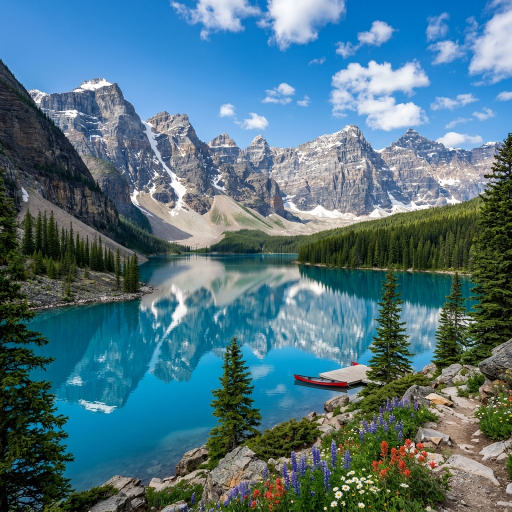
#> input picture test.png, 1024 x 1024 px (shown at 1/2 size)
$ python -i delaunay_processor.py   (imports and definitions only)
#> lines starting #> are read from the running program, lines starting #| are printed output that depends on the picture
import cv2
import numpy as np
from scipy.spatial import Delaunay
from sklearn.cluster import KMeans

class DelaunayProcessor:
    def __init__(self, image_path):
#> called with image_path = 'test.png'
        self.image = cv2.imread(image_path)
#> self.image is the input picture: shape (1024, 1024, 3); mean B, G, R 129.3, 115.9, 79.3
        if self.image is None:
            raise ValueError(f"Could not read image at {image_path}")
        self.h, self.w = self.image.shape[:2]
#> self.h = 1024; self.w = 1024
        self.points = []
        self.triangles = [] # List of (pts, color)

    def _get_seeds(self, k=15, b_dist=5, interior_density=0.001):
        """
        Implementation of the technical sampling pipeline:
        1. K-Means segmentation (optimized with adaptive downsampling)
        2. Noise reduction and boundary extraction
        3. Boundary-aware seed point sampling (b_dist)
        4. Random interior insertion
        """
#> called with k = 15, b_dist = 5, interior_density = 0.001
        # 1. Image segmentation via k-means clustering into k color-similar regions
        # Downsample for K-Means if the image is large to speed up processing and smooth out high-frequency noise
        max_dim = 512
        if max(self.h, self.w) > max_dim:
            scale = max_dim / max(self.h, self.w)
#> scale = 0.5
            small_img = cv2.resize(self.image, (0, 0), fx=scale, fy=scale, interpolation=cv2.INTER_AREA)
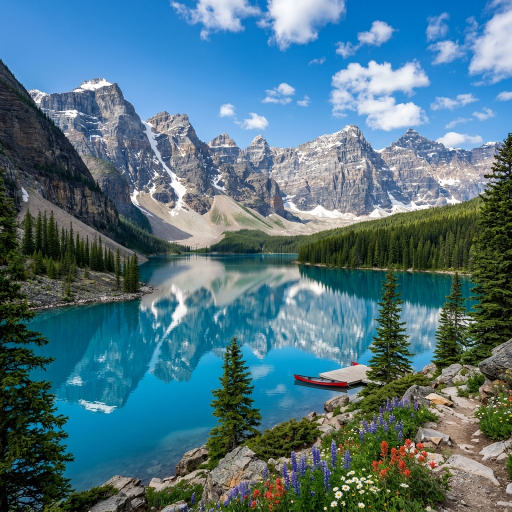
#> small_img: shape (512, 512, 3); mean B, G, R 129.4, 116, 79.4
        else:
            small_img = self.image

        pixels = small_img.reshape(-1, 3).astype(np.float32)

        # Use MiniBatchKMeans if available for ultra-fast clustering
        try:
            from sklearn.cluster import MiniBatchKMeans
            kmeans = MiniBatchKMeans(n_clusters=k, batch_size=2048, n_init=3, random_state=42)
        except ImportError:
            kmeans = KMeans(n_clusters=k, n_init=10, random_state=42)

        labels = kmeans.fit_predict(pixels)

        if max(self.h, self.w) > max_dim:
            small_segmented = labels.reshape(small_img.shape[0], small_img.shape[1]).astype(np.uint8)
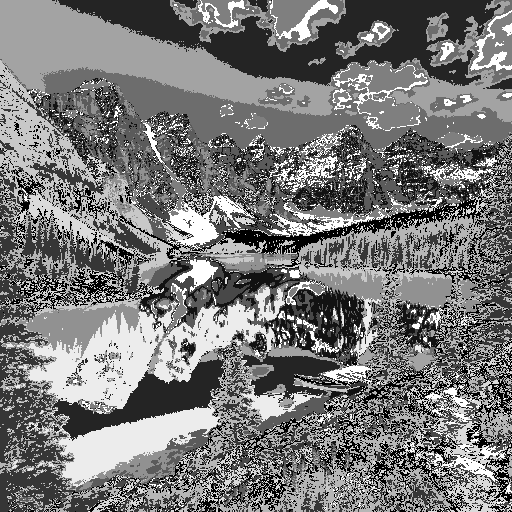
#> small_segmented: shape (512, 512); min 0, max 14, mean 6.64; drawn with min black and max white
            segmented = cv2.resize(small_segmented, (self.w, self.h), interpolation=cv2.INTER_NEAREST)
        else:
            segmented = labels.reshape(self.h, self.w).astype(np.uint8)

        # Apply a median blur to reduce pixel fragmentation and noise before edge detection
        segmented = cv2.medianBlur(segmented, 5)
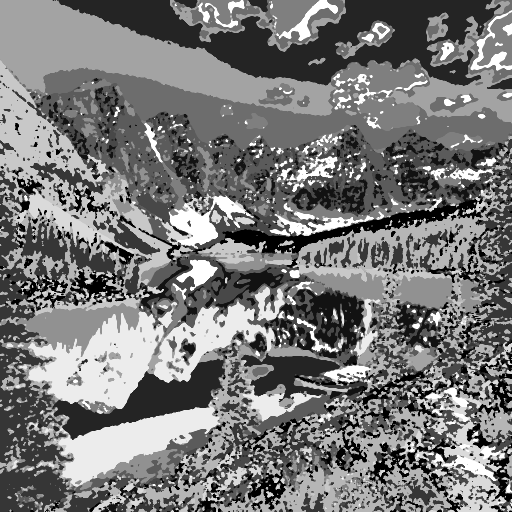
#> segmented: shape (1024, 1024) (shown at 1/2 size); min 0, max 14, mean 6.63; drawn with min black and max white

        # 2. Extract region boundaries
        # Use gradient or Canny on the segmented labels to find region boundaries
        edges = cv2.Canny(segmented, 0, 1) # Low thresholds because labels are distinct
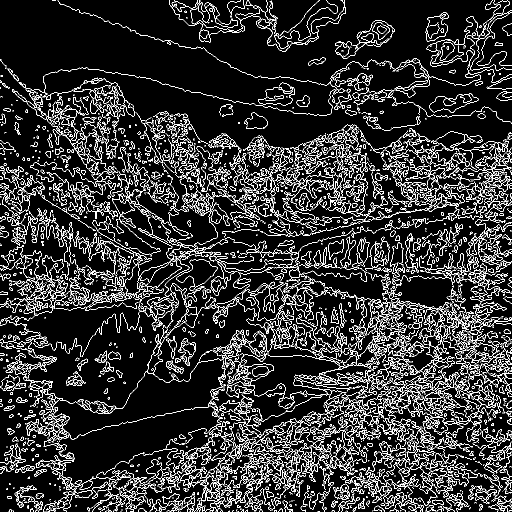
#> edges: shape (1024, 1024) (shown at 1/2 size); 12.2% white in thin lines or dots

        # 3. Boundary-aware seed point sampling (spaced by Bpointdist)
        y_idx, x_idx = np.where(edges > 0)
        boundary_points = np.column_stack((x_idx, y_idx))
#> boundary_points = 128405 pairs, first value 0 to 1023, second value 0 to 1023

        if len(boundary_points) > 0:
            indices = np.arange(0, len(boundary_points), b_dist)
            self.points.extend(boundary_points[indices].tolist())

        # 4. Interior random point insertion for equilateral triangles/coverage
        num_interior = int(self.w * self.h * interior_density)
#> num_interior = 1048
        interior_x = np.random.randint(0, self.w, num_interior)
        interior_y = np.random.randint(0, self.h, num_interior)
        self.points.extend(np.column_stack((interior_x, interior_y)).tolist())

        # Always include corners to ensure full image coverage
        self.points.extend([[0, 0], [0, self.h-1], [self.w-1, 0], [self.w-1, self.h-1]])

    def process(self, k=15, b_dist=5, interior_density=0.001):
        self.points = []
        self._get_seeds(k=k, b_dist=b_dist, interior_density=interior_density)

        # Remove duplicate points
        self.points = np.unique(self.points, axis=0)
#> self.points = 26709 pairs, first value 0 to 1023, second value 0 to 1023

        # Compute integral image for O(1) rectangular sum lookups
        integral_img = cv2.integral(self.image)
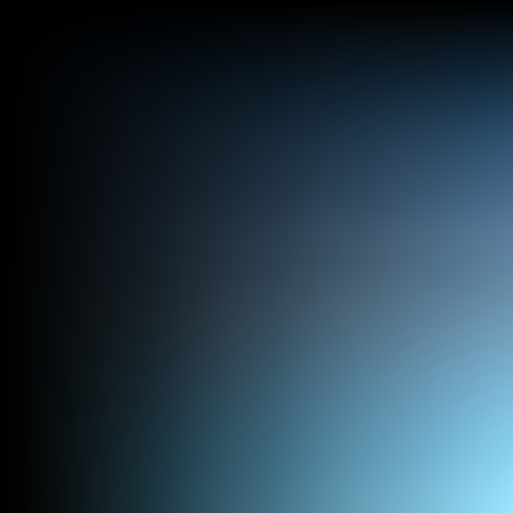
#> integral_img: shape (1025, 1025, 3) int32 (shown at 1/2 size); mean B, G, R 39033563.9, 31696030.4, 20543224.1; drawn with min black and max white

        # 6. Compute Delaunay Triangulation
        tri = Delaunay(self.points)

        self.triangles = []
        for simplex in tri.simplices:
            pts = self.points[simplex].astype(np.int32)

            # Find bounding box
            x_min, y_min = np.min(pts, axis=0)
            x_max, y_max = np.max(pts, axis=0)

            # Clamp boundaries
            x_min = max(0, int(x_min))
            y_min = max(0, int(y_min))
            x_max = min(self.w - 1, int(x_max))
            y_max = min(self.h - 1, int(y_max))

            w_roi = x_max - x_min + 1
            h_roi = y_max - y_min + 1

            if w_roi <= 0 or h_roi <= 0:
                cx = min(max(0, int(np.mean(pts[:, 0]))), self.w - 1)
                cy = min(max(0, int(np.mean(pts[:, 1]))), self.h - 1)
                mean_color = self.image[cy, cx].tolist()
            else:
                # O(1) bounding box sum using integral image
                # integral_img has shape (H+1, W+1, C)
                # The sum over rectangle [y_min, y_max] x [x_min, x_max] is:
                # I(y_max+1, x_max+1) + I(y_min, x_min) - I(y_max+1, x_min) - I(y_min, x_max+1)

                sum_color = (
                    integral_img[y_max + 1, x_max + 1]
                    + integral_img[y_min, x_min]
                    - integral_img[y_max + 1, x_min]
                    - integral_img[y_min, x_max + 1]
                )

                area = w_roi * h_roi
                mean_color = (sum_color / area).tolist()

                # Centroid fallback if the triangle covers 0 pixel centers
                if sum(mean_color) == 0:
                    cx = min(max(0, int(np.mean(pts[:, 0]))), self.w - 1)
                    cy = min(max(0, int(np.mean(pts[:, 1]))), self.h - 1)
                    mean_color = self.image[cy, cx].tolist()

            self.triangles.append((pts, mean_color))
#> this loop made 53352 passes
#> (simplex, pts, x_min, y_min, x_max, y_max, w_roi, h_roi) on passes 1 to 7: ([2713, 2423, 6030], [[116, 1], [105, 0], [274, 0]], 105, 0, 274, 1, 170, 2), ([4172, 2302, 3127], [[184, 1023], [99, 1023], [132, 1022]], 99, 1022, 184, 1023, 86, 2), ([26685, 26686, 26662], [[1023, 46], [1023, 345], [1022, 185]], 1022, 46, 1023, 345, 2, 300), ([26686, 26627, 26662], [[1023, 345], [1021, 265], [1022, 185]], 1021, 185, 1023, 345, 3, 161), ([30, 75, 210], [[2, 490], [4, 473], [12, 474]], 2, 473, 12, 490, 11, 18), ([536, 30, 210], [[27, 483], [2, 490], [12, 474]], 2, 474, 27, 490, 26, 17), ([30, 31, 20], [[2, 490], [2, 491], [1, 460]], 1, 460, 2, 491, 2, 32)
#> simplex on passes 51 to 56: [335, 452, 453], [335, 432, 98], [140, 335, 98], [335, 140, 271], [432, 475, 557], [475, 432, 453]

    def render(self):
        """Render the triangulated version I."""
        output = np.zeros_like(self.image)
        for pts, color in self.triangles:
            cv2.drawContours(output, [pts], 0, color, -1)
        return output

>>> result = DelaunayProcessor('test.png').process()
